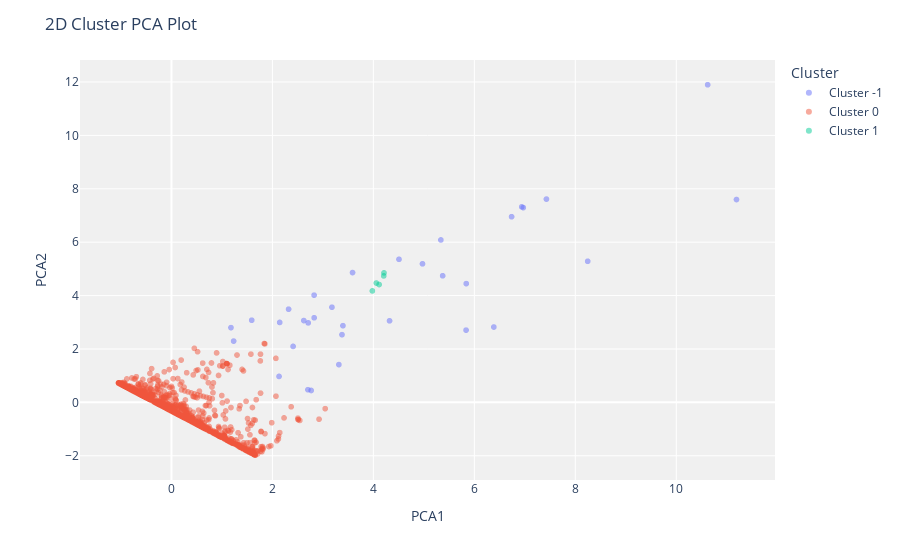

The notebook cell saved with this chart:
### Code cell
plot_model(model)

### Figure 1 — Plotly figure (JSON) as saved in the notebook; plotly's stock layout.template omitted (floating-point values rounded to 4 significant figures; data arrays with more than 128 entries replaced by an {"elided": "..."} marker saying what was removed)
{"data": [{"customdata": [[210690], [100000], [21500], [245000], [202440], [198600.0], [240000], [130000], [175000], [266333], [42000], [165000], [205077], [50000], [124080], [84500], [80150], [260000], [230000], [246000], [229950], [200000.0], [200000], [225000], [250000], [208000.0], [20000], [249998], [207975], [150000], [160000], [205900], [135000]], "hovertemplate": "Cluster=Cluster -1<br>PCA1=%{x}<br>PCA2=%{y}<br>Feature=%{customdata[0]}<extra></extra>", "legendgroup": "Cluster -1", "marker": {"color": "#636efa", "opacity": 0.5, "symbol": "circle"}, "mode": "markers", "name": "Cluster -1", "showlegend": true, "textposition": "top center", "type": "scattergl", "x": [2.622, 3.317, 6.387, 2.321, 2.709, 7.428, 1.231, 4.32, 2.41, 1.179, 5.836, 3.397, 6.97, 8.245, 5.84, 2.703, 2.767, 1.59, 4.507, 2.826, 2.144, 6.738, 4.973, 5.337, 10.62, 3.179, 11.19, 3.587, 6.939, 3.379, 5.372, 2.827, 2.131], "xaxis": "x", "y": [3.065, 1.415, 2.823, 3.49, 2.977, 7.615, 2.295, 3.054, 2.097, 2.8, 2.706, 2.872, 7.294, 5.285, 4.448, 0.4735, 0.4453, 3.077, 5.359, 4.016, 2.995, 6.954, 5.189, 6.083, 11.9, 3.564, 7.597, 4.862, 7.324, 2.536, 4.742, 3.168, 0.9711], "yaxis": "y"}, {"customdata": {"elided": "1962x1 float values"}, "hovertemplate": "Cluster=Cluster 0<br>PCA1=%{x}<br>PCA2=%{y}<br>Feature=%{customdata[0]}<extra></extra>", "legendgroup": "Cluster 0", "marker": {"color": "#EF553B", "opacity": 0.5, "symbol": "circle"}, "mode": "markers", "name": "Cluster 0", "showlegend": true, "textposition": "top center", "type": "scattergl", "x": {"elided": "1962 float values"}, "xaxis": "x", "y": {"elided": "1962 float values"}, "yaxis": "y"}, {"customdata": [[199000], [220000], [209240], [203968], [214900]], "hovertemplate": "Cluster=Cluster 1<br>PCA1=%{x}<br>PCA2=%{y}<br>Feature=%{customdata[0]}<extra></extra>", "legendgroup": "Cluster 1", "marker": {"color": "#00cc96", "opacity": 0.5, "symbol": "circle"}, "mode": "markers", "name": "Cluster 1", "showlegend": true, "textposition": "top center", "type": "scattergl", "x": [3.98, 4.21, 4.058, 4.114, 4.205], "xaxis": "x", "y": [4.175, 4.85, 4.47, 4.414, 4.737], "yaxis": "y"}], "layout": {"autosize": true, "legend": {"title": {"text": "Cluster"}, "tracegroupgap": 0}, "margin": {"t": 60}, "plot_bgcolor": "rgb(240,240,240)", "title": {"text": "2D Cluster PCA Plot"}, "xaxis": {"anchor": "y", "autorange": true, "domain": [0, 1], "range": [-1.793, 11.94], "title": {"text": "PCA1"}, "type": "linear"}, "yaxis": {"anchor": "x", "autorange": true, "domain": [0, 1], "range": [-2.894, 12.81], "title": {"text": "PCA2"}, "type": "linear"}}}
